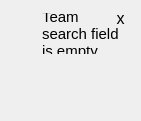
  <widget class="QWidget" name="oopsTeamEmpty" native="true">
   <property name="geometry">
    <rect>
     <x>0</x>
     <y>519</y>
     <width>141</width>
     <height>121</height>
    </rect>
   </property>
   <widget class="QLabel" name="label_oopsSoloEdi_9">
    <property name="geometry">
     <rect>
      <x>10</x>
      <y>80</y>
      <width>31</width>
      <height>31</height>
     </rect>
    </property>
    <property name="text">
     <string/>
    </property>
    <property name="pixmap">
     <pixmap resource="ediSolo.qrc">:/new/prefix1/ediSolo.png</pixmap>
    </property>
    <property name="scaledContents">
     <bool>true</bool>
    </property>
   </widget>
   <widget class="QLabel" name="bubbleOopsTeamEmpty">
    <property name="geometry">
     <rect>
      <x>40</x>
      <y>10</y>
      <width>91</width>
      <height>71</height>
     </rect>
    </property>
    <property name="text">
     <string/>
    </property>
    <property name="pixmap">
     <pixmap resource="ediSolo.qrc">:/new/prefix1/lBubble.png</pixmap>
    </property>
    <property name="scaledContents">
     <bool>true</bool>
    </property>
   </widget>
   <widget class="QLabel" name="label_oopsTeamEmpty">
    <property name="geometry">
     <rect>
      <x>42</x>
      <y>13</y>
      <width>81</width>
      <height>41</height>
     </rect>
    </property>
    <property name="font">
     <font>
      <pointsize>11</pointsize>
     </font>
    </property>
    <property name="text">
     <string>Team search field is empty.</string>
    </property>
    <property name="wordWrap">
     <bool>true</bool>
    </property>
   </widget>
   <widget class="QPushButton" name="pushButton_TeamEmpty">
    <property name="geometry">
     <rect>
      <x>110</x>
      <y>10</y>
      <width>21</width>
      <height>16</height>
     </rect>
    </property>
    <property name="font">
     <font>
      <pointsize>12</pointsize>
     </font>
    </property>
    <property name="styleSheet">
     <string notr="true">background-color: transparent;
border: none;</string>
    </property>
    <property name="text">
     <string>x</string>
    </property>
   </widget>
  </widget>
